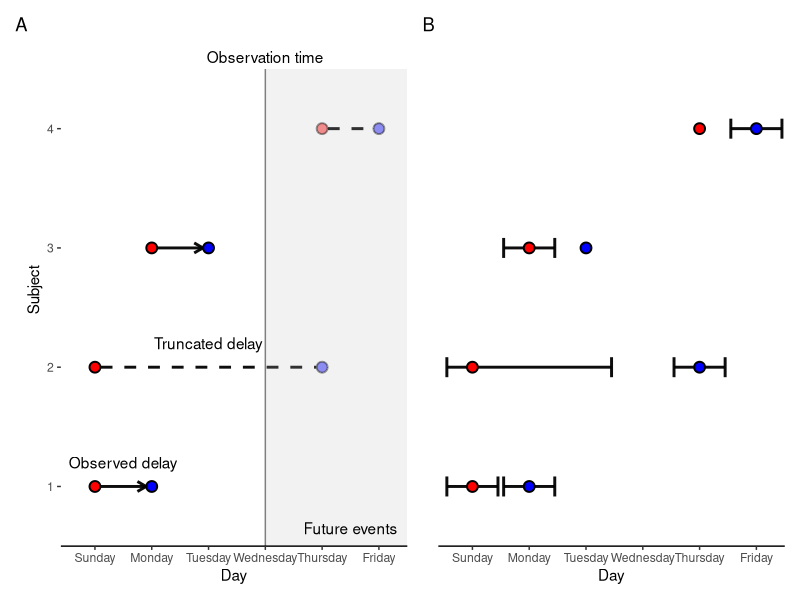

R code for this plot:
library(ggplot2)
library(patchwork)

epsilon <- 0.1

generate_base_plot <- function(future = FALSE) {
  future_alpha <- ifelse(future, 0.5, 1)
  base_plot <- ggplot(NULL) +
    geom_point(aes(0, 0), size = 3, shape = 21, fill = "red", stroke = 1) +
    geom_point(aes(1, 0), size = 3, shape = 21, fill = "blue", stroke = 1) +
    geom_point(aes(0, 0.1), size = 3, shape = 21, fill = "red", stroke = 1) +
    geom_point(
      aes(4, 0.1),
      size = 3, shape = 21, fill = "blue", stroke = 1,
      alpha = future_alpha
    ) +
    geom_point(aes(1, 0.2), size = 3, shape = 21, fill = "red", stroke = 1) +
    geom_point(aes(2, 0.2), size = 3, shape = 21, fill = "blue", stroke = 1) +
    geom_point(
      aes(4, 0.3),
      size = 3, shape = 21, fill = "red", stroke = 1,
      alpha = future_alpha
    ) +
    geom_point(
      aes(5, 0.3),
      size = 3, shape = 21, fill = "blue", stroke = 1,
      alpha = future_alpha
    ) +
    scale_x_continuous("Day",
      limits = c(-0.6, 5.5),
      expand = c(0, 0),
      breaks = 0:5,
      labels = c(
        "Sunday", "Monday", "Tuesday", "Wednesday", "Thursday", "Friday"
      )
    ) +
    scale_y_continuous("Subject",
      breaks = c(0, 0.1, 0.2, 0.3),
      labels = c(1, 2, 3, 4),
      limits = c(-0.05, 0.38),
      expand = c(0, 0)
    ) +
    theme_bw() +
    theme(
      panel.grid = element_blank(),
      panel.border = element_blank(),
      axis.line = element_line(),
      axis.line.y = element_blank()
    )
  return(base_plot)
}

add_arrow <- function(plot, y, ends, angle = 30, lty = 1, length = 0.1, ...) {
  plot <- plot +
    geom_segment(
      aes(..., y = y, yend = y),
      arrow = arrow(length = unit(length, "inches"), ends = ends, angle = angle), lwd = 1, lty = lty, col = "black", alpha = 0.95
    )
  return(plot)
}

truncation <- generate_base_plot(future = TRUE) |>
  add_arrow(x = 0.1, y = 0, xend = 0.9, ends = "last") |>
  add_arrow(x = 1.1, y = 0.2, xend = 1.9, ends = "last") |>
  add_arrow(x = 0.1, y = 0.1, xend = 3.9, ends = "last", lty = 2, length = 0) |>
  add_arrow(x = 4.1, y = 0.3, xend = 4.9, ends = "last", lty = 2, length = 0) +
  geom_rect(
    aes(xmin = 3, ymin = -0.05, xmax = 5.5, ymax = 0.35),
    fill = "gray",
    alpha = 0.2
  ) +
  geom_segment(aes(3, -0.05, xend = 3, yend = 0.35), lty = 1, col = "gray50") +
  annotate("text", x = 0.5, y = 0.01, label = "Observed delay", vjust = -0.5) +
  annotate("text", x = 2, y = 0.11, label = "Truncated delay", vjust = -0.5) +
  annotate("text", x = 3, y = 0.35, label = "Observation time", vjust = -0.5) +
  annotate("text", x = 4.5, y = -0.05, label = "Future events", vjust = -1)

censoring <- generate_base_plot(future = FALSE) |>
  add_arrow(x = -0.45, y = 0, xend = -.1, ends = "first", angle = 90) |>
  add_arrow(x = 0.1, y = 0, xend = 0.45, ends = "last", angle = 90) |>
  add_arrow(x = 0.55, y = 0, xend = 0.9, ends = "first", angle = 90) |>
  add_arrow(x = 1.1, y = 0, xend = 1.45, ends = "last", angle = 90) |>
  add_arrow(x = -0.45, y = 0.1, xend = -.1, ends = "first", angle = 90) |>
  add_arrow(x = 0.1, y = 0.1, xend = 2.45, ends = "last", angle = 90) |>
  add_arrow(x = 3.55, y = 0.1, xend = 3.9, ends = "first", angle = 90) |>
  add_arrow(x = 4.1, y = 0.1, xend = 4.45, ends = "last", angle = 90) |>
  add_arrow(x = 0.55, y = 0.2, xend = 0.9, ends = "first", angle = 90) |>
  add_arrow(x = 1.1, y = 0.2, xend = 1.45, ends = "last", angle = 90) |>
  add_arrow(x = 4.55, y = 0.3, xend = 4.9, ends = "first", angle = 90) |>
  add_arrow(x = 5.1, y = 0.3, xend = 5.45, ends = "last", angle = 90) +
  theme(
    panel.grid = element_blank(),
    panel.border = element_blank(),
    axis.line.x = element_line(),
    axis.title.y = element_blank(),
    axis.text.y = element_blank(),
    axis.ticks.y = element_blank()
  )

p <- truncation + censoring +
  plot_layout(nrow = 1) +
  plot_annotation(tag_levels = "A")

ggsave("figures/schematic.pdf", p, width = 9, height = 4)
